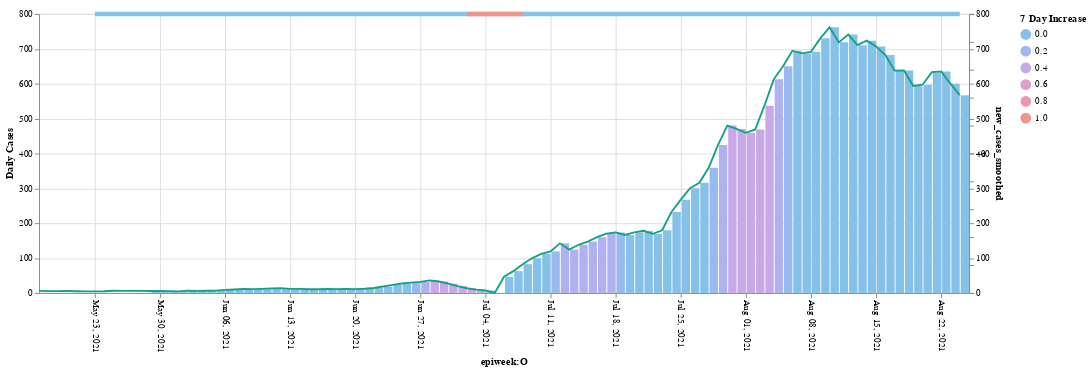
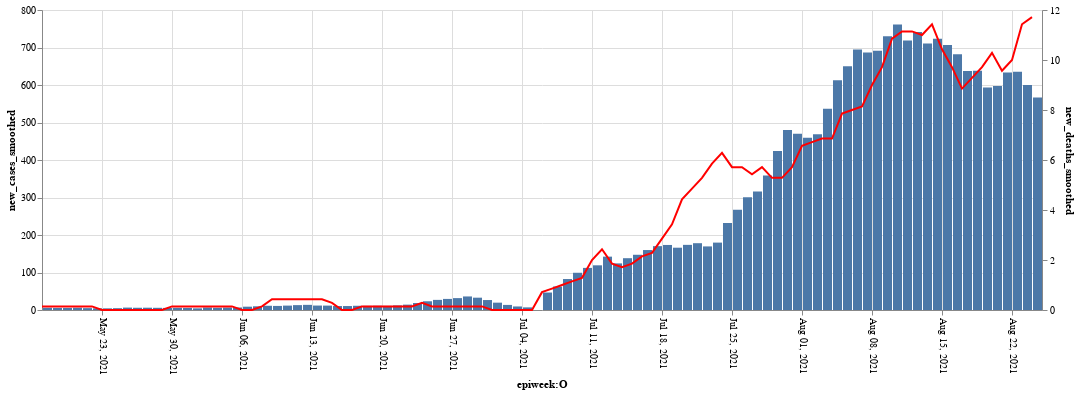

Notebook cell for these charts, in order:
### Code cell
display(draw_trend_chart()) # new_cases_smoothed increase/decrease compared to ...
display(draw_chart())
# display(mobility_data())
# display(choropleth())
